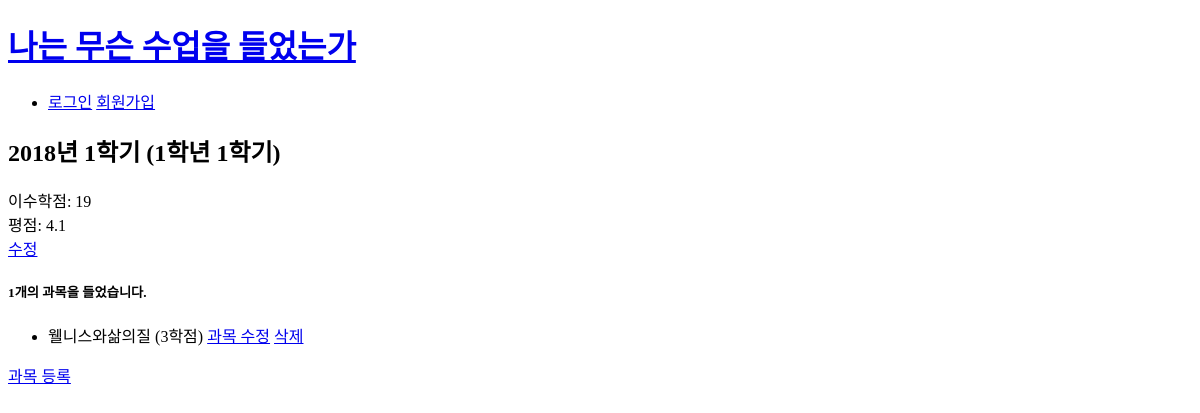
/sju/read/1/, run on an earlier commit of the app's database.
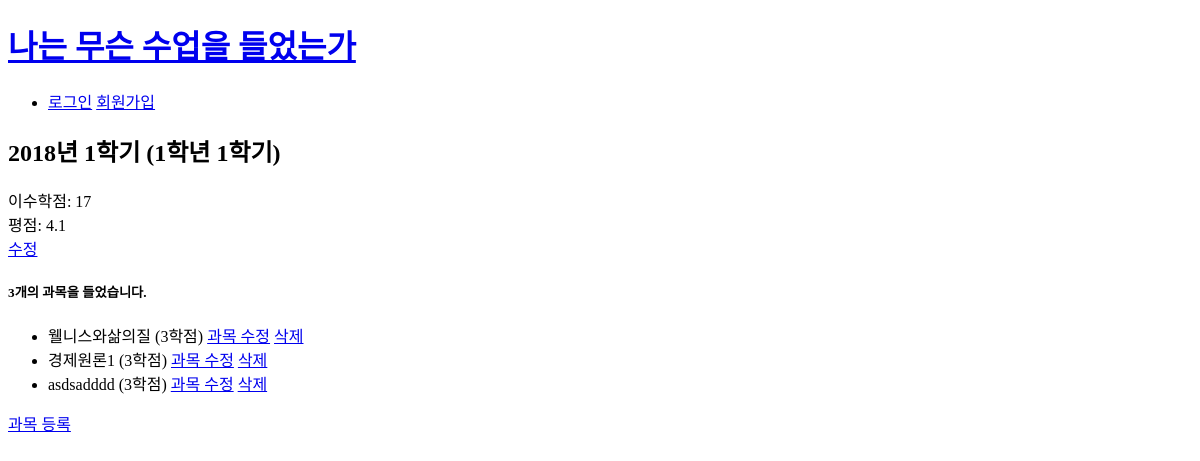
And on a later commit of the database.
### sju/models.py (models this page shows, shortened)
class Semester(models.Model):
    table = models.CharField(max_length=200)                                # 시간표 이름
    credits = models.IntegerField(default=0)                                         # 이수 단위
    grade = models.FloatField(default=0.00)                                             # 학점 평점
    create_at = models.DateTimeField()                                      # create 시간
    update_at = models.DateTimeField(null=True, blank=True)                 # update 시간

class Subjects(models.Model):
    semester = models.ForeignKey(Semester, on_delete=models.CASCADE)        # 과목에 연결할 semester model
    name = models.CharField(max_length=200)                                 # 과목 이름
    credit = models.IntegerField(default=0)                                          # 과목의 이수 인정 학점
    create_at = models.DateTimeField()                                      # create 시간
    update_at = models.DateTimeField(null=True, blank=True)                 # update 시간

### sju/views.py (the view)
# urls.py: path('read/<int:sem_id>/', views.read, name='read'),
def read(request, sem_id):
    sem = get_object_or_404(Semester, pk=sem_id)
    context = {'sem': sem}
    return render(request, 'sju/semester_read.html', context)

### templates/sju/semester_read.html
{% extends 'base.html' %}
{% block content %}
<h2>{{sem.table}}</h2>
<div>
    이수학점: {{sem.credits}}
</div>
<div>
    평점: {{sem.grade}}
</div>
<div>
        <a href="{% url 'sju:semester_update' sem.id %}">수정</a>
</div>
<h5>{{sem.subjects_set.count}}개의 과목을 들었습니다.</h5>
<div>
    <ul>
        {% for sub in sem.subjects_set.all %}
        <li>
            {{ sub.name }} ({{sub.credit}}학점)
            <a href="{% url 'sju:subject_update' sub.id %}">과목 수정</a>
            <a href="{% url 'sju:subject_delete' sub.id %}">삭제</a>
        </li>
        {% endfor %}
    </ul>
</div>
<div>
    <a href="{% url 'sju:subject_create' sem.id %}">과목 등록</a>
</div>
{% endblock %}

What changed in the data, as far as the page shows it:
changed Semester "2018년 1학기 (1학년 1학기)": credits "19" → "17"; subjects_set.count "1" → "3"
added Subjects: name "경제원론1", credit "3"
added Subjects: name "asdsadddd", credit "3"
